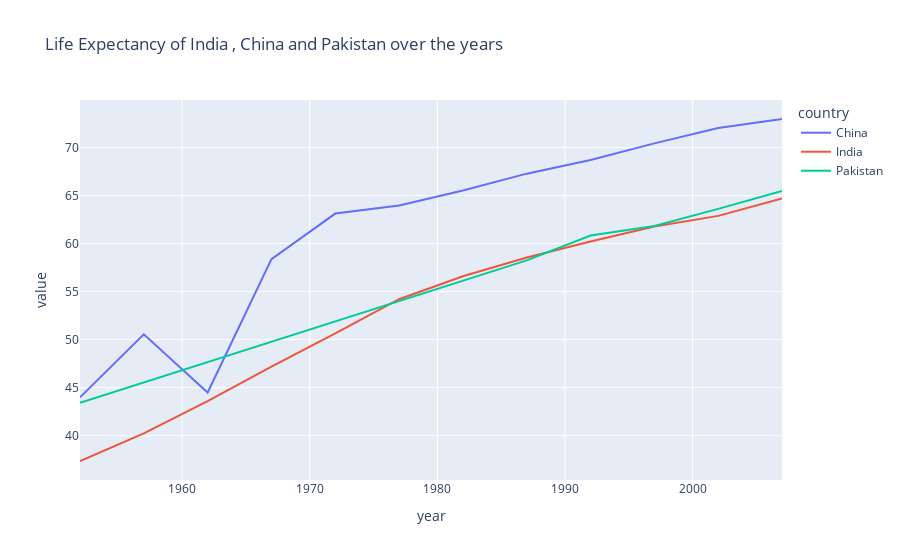

Notebook code for this chart:
### Code cell
px.line(temp , x = temp.index , y = temp.columns , title = 'Life Expectancy of India , China and Pakistan over the years')

### Figure 1 — Plotly figure (JSON) as saved in the notebook; plotly's stock layout.template omitted (floating-point values rounded to 4 significant figures)
{"data": [{"hovertemplate": "country=China<br>year=%{x}<br>value=%{y}<extra></extra>", "legendgroup": "China", "line": {"color": "#636efa", "dash": "solid"}, "marker": {"symbol": "circle"}, "mode": "lines", "name": "China", "orientation": "v", "showlegend": true, "x": [1952, 1957, 1962, 1967, 1972, 1977, 1982, 1987, 1992, 1997, 2002, 2007], "xaxis": "x", "y": [44.0, 50.55, 44.5, 58.38, 63.12, 63.97, 65.53, 67.27, 68.69, 70.43, 72.03, 72.96], "yaxis": "y", "type": "scatter"}, {"hovertemplate": "country=India<br>year=%{x}<br>value=%{y}<extra></extra>", "legendgroup": "India", "line": {"color": "#EF553B", "dash": "solid"}, "marker": {"symbol": "circle"}, "mode": "lines", "name": "India", "orientation": "v", "showlegend": true, "x": [1952, 1957, 1962, 1967, 1972, 1977, 1982, 1987, 1992, 1997, 2002, 2007], "xaxis": "x", "y": [37.37, 40.25, 43.6, 47.19, 50.65, 54.21, 56.6, 58.55, 60.22, 61.77, 62.88, 64.7], "yaxis": "y", "type": "scatter"}, {"hovertemplate": "country=Pakistan<br>year=%{x}<br>value=%{y}<extra></extra>", "legendgroup": "Pakistan", "line": {"color": "#00cc96", "dash": "solid"}, "marker": {"symbol": "circle"}, "mode": "lines", "name": "Pakistan", "orientation": "v", "showlegend": true, "x": [1952, 1957, 1962, 1967, 1972, 1977, 1982, 1987, 1992, 1997, 2002, 2007], "xaxis": "x", "y": [43.44, 45.56, 47.67, 49.8, 51.93, 54.04, 56.16, 58.24, 60.84, 61.82, 63.61, 65.48], "yaxis": "y", "type": "scatter"}], "layout": {"xaxis": {"anchor": "y", "domain": [0.0, 1.0], "title": {"text": "year"}}, "yaxis": {"anchor": "x", "domain": [0.0, 1.0], "title": {"text": "value"}}, "legend": {"title": {"text": "country"}, "tracegroupgap": 0}, "title": {"text": "Life Expectancy of India , China and Pakistan over the years"}}}
